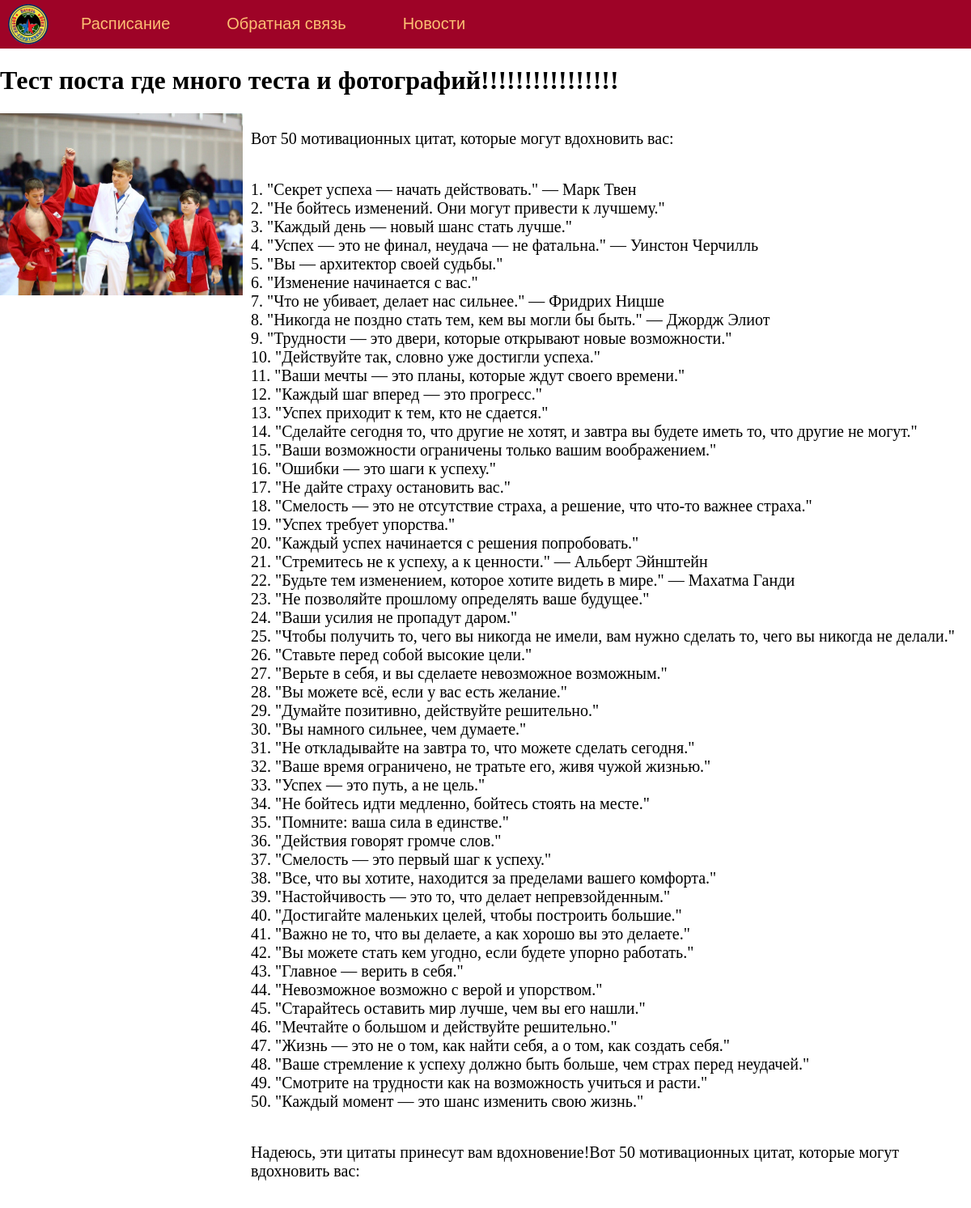
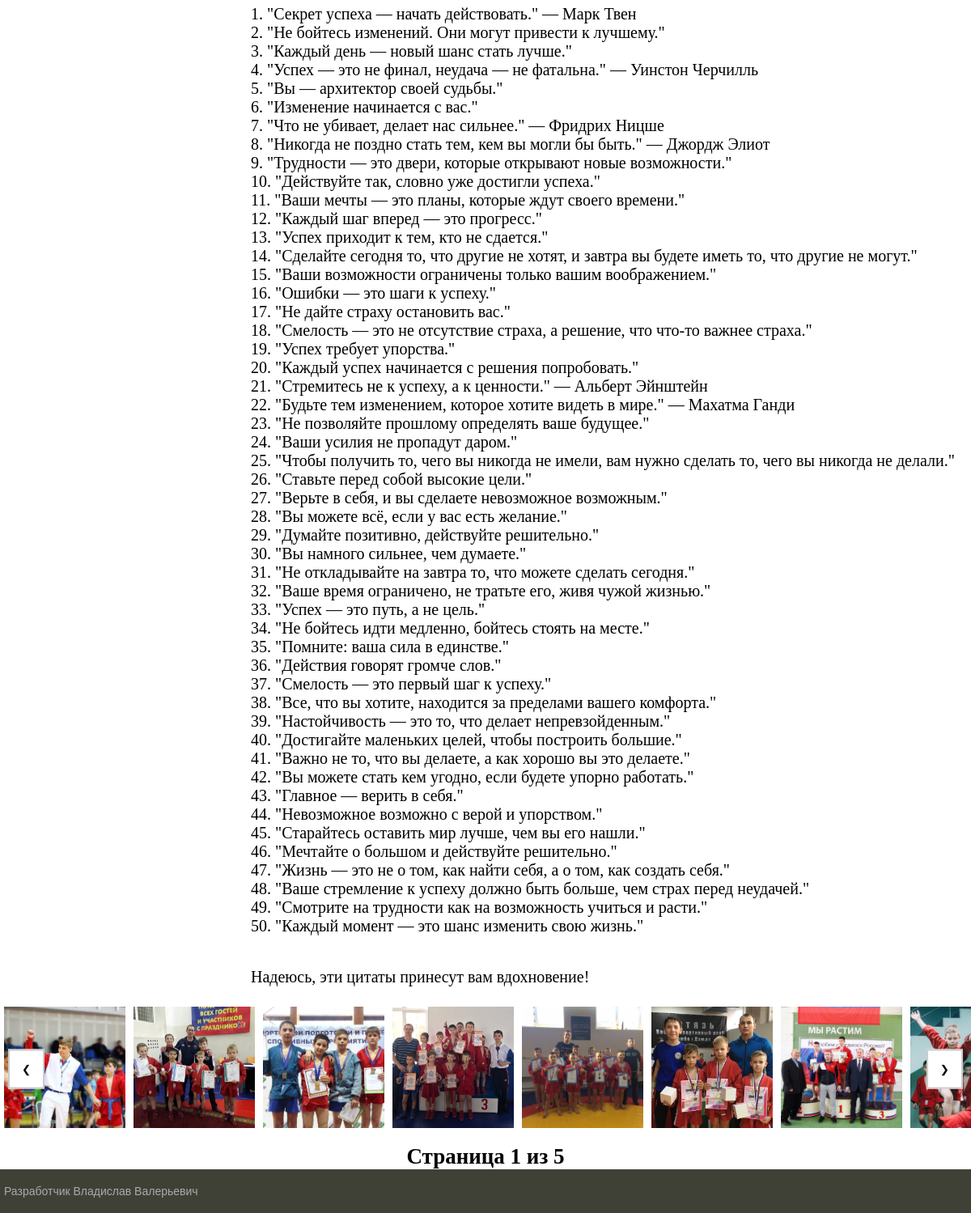
/post/5/, run on the app's committed database (2 pictures, top to bottom).
### club/models.py (models this page shows, shortened)
class News(models.Model):
    title = models.CharField(max_length=255, verbose_name="Заголовок")
    content = models.TextField(blank=True, verbose_name="Содержание")
    time_create = models.DateTimeField(auto_now_add=True, verbose_name='Дата создания')
    is_published = models.BooleanField(default=True, verbose_name="Публикация")
    class Meta:
        verbose_name = 'Новости'
        verbose_name_plural = 'Новости'
        ordering = ['-time_create', 'title']

class Photo(models.Model):
    name = models.ForeignKey('News', related_name='photos', on_delete=models.CASCADE, verbose_name='Новость')
    photo = models.ImageField(upload_to="photos/%Y/%m/%d/", verbose_name="Фото")
    class Meta:
        verbose_name = 'Фото'
        verbose_name_plural = 'Фото'
        ordering = ['name']

### club/views.py (the view)
# urls.py: path('post/<int:id>/', ShowPost.as_view(), name='post'),
class ShowPost(DataMixin, DetailView):
    model = News
    template_name = 'club/post.html'
    pk_url_kwarg = 'id'
    context_object_name = 'post'
    def get_context_data(self, *, object_list=None, **kwargs):
        context = super().get_context_data(**kwargs)
        c_def = self.get_user_context(title=context["post"])
        return dict(list(context.items()) + list(c_def.items()))

### club/utils.py (called while the page is built)
    def get_user_context(self, **kwargs):
        context = kwargs
        user_menu = menu.copy()
        context['menu'] = user_menu
        if 'cat_selected' not in context:
            context['cat_selected'] = 0
        return context

### club/templates/club/post.html (shortened to what this page needs)
{% extends 'club/base.html' %}
{% block content %}
{% load static %}
<link href="{% static 'club/css/lightbox.css' %}" rel="stylesheet" />
<h1>{{ post.title }}</h1>
{% if post.photos.exists %}
<p><img class="img-article-left" src="{{ post.photos.first.photo.url }}" alt="{{ post.title }}"></p>
{% endif %}
<div class="container">
{{ post.content|linebreaks }}
</div>
{% if post.photos.exists %}
<div class="gallery-container">
    <button class="nav-button prev" onclick="moveSlide(-1)">&#10094;</button>
    <div class="gallery">
        {% for p in post.photos.all %}
            <a href="{{ p.photo.url }}" data-lightbox="{{ post.title }}" data-title="{{ post.title }}">
                <img src="{{ p.photo.url }}" alt="Фото {{ forloop.counter }}">
            </a>
        {% endfor %}
    </div>
    <button class="nav-button next" onclick="moveSlide(1)">&#10095;</button>
</div>
<div class="page-info" id="page-info"></div>
{% endif %}
{% endblock %}

### club/static/club/css/styles.css (style rules this page uses)
.page-info { text-align: center; font-size: 27px; font-weight: bold; margin-top: 10px; }
html, body { font-family: 'Arial'; margin: 0; padding: 0; height: 100%; width: 100%; color: #444; }
.container { display: flex; flex-direction: column; min-height: 100vh; }
.gallery img { width: 150px; height: auto; margin: 5px; }
a { color: #0059b2; text-decoration: none; }
img { max-width: 600px; height: auto; }
img.img-article-left { max-width: 300px; height: auto; float: left; padding: 0 10px 10px 0; }
.content-text h1 { font-size: 32px; }

### data on the page
News: title "Тест поста где много теста и фотографий!!!!!!!!!!!!!!!!", photos.first.photo (picture), content "Вот 50 мотивационных цитат, которые могут вдохновить вас: 1. \"Секрет успеха — начать действовать.\" — Марк Твен 2. \"Не бойтесь изменений. Они могут привести к лучшему.\" 3. \"Каждый день — новый шанс стать лучше.\" 4. \"Успех — это не финал, неудача — не фатальна.\" — Уинстон Черчилль 5. \"Вы — архитектор своей судьбы.\" 6. \"Изменение начинается с вас.\" 7. \"Что не убивает, делает нас сильнее.\" — Фридрих Ницше 8. \"Никогда не поздно стать тем, кем вы могли бы быть.\" — Джордж Элиот 9. \"Трудности — это двери, которые открывают новые возможности.\" 10. \"Действуйте так, словно уже достигли успеха.\" 11. \"Ваши мечты — это планы, которые ждут своего времени.\" 12. \"Каждый шаг вперед — это прогресс.\" 13.…"
Photo: photo (picture)
Photo: photo (picture)
Photo: photo (picture)
Photo: photo (picture)
Photo: photo (picture)
Photo: photo (picture)
Photo: photo (picture)

### other printed values
{{ m.title }} "Расписание" "Обратная связь" "Новости"
